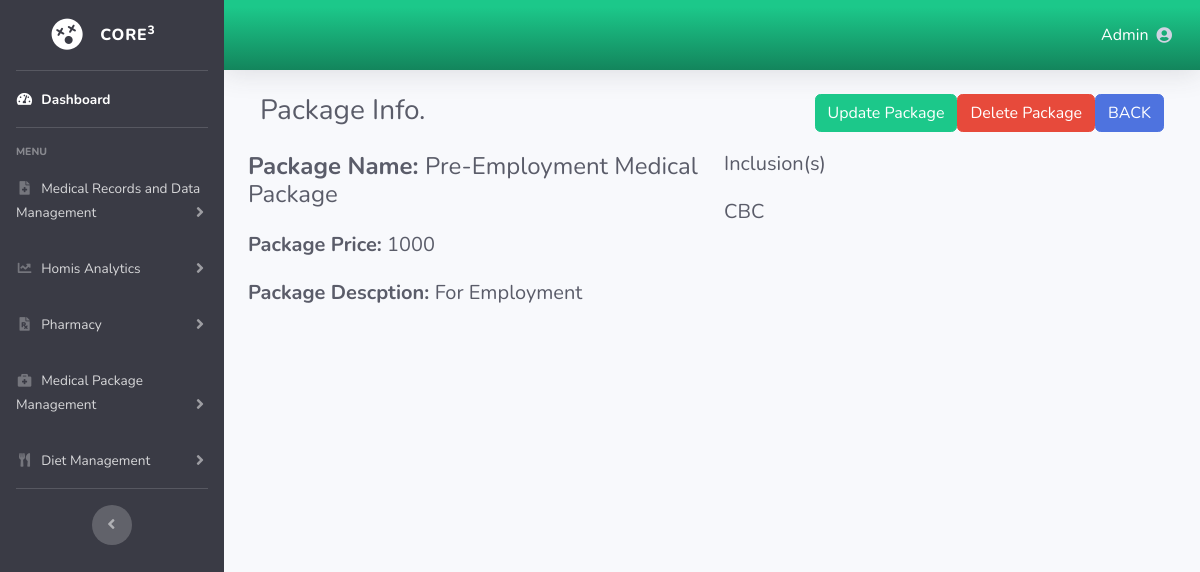
Screenshot of /package-view.php?id=1 (signed in) with the database file from the repository.
### tables this page shows
CREATE TABLE `core3_med_pack` (
  `id` int(11) NOT NULL,
  `mp_name` varchar(255) NOT NULL,
  `mp_price` int(11) NOT NULL,
  `mp_desc` text NOT NULL
);

CREATE TABLE `core3_med_pack_inc` (
  `id` int(11) NOT NULL,
  `testname` varchar(255) NOT NULL,
  `med_pack_id` int(11) NOT NULL
);

### package-view.php (the view, shortened to what this page needs)
<?php
  include 'header.php';
  include 'navigation.php';
?>
        <div class="container-fluid">
            <?php
            $id = $_GET['id'];
            $sql = "SELECT * FROM CORE3_med_pack
                    INNER JOIN core3_med_pack_inc
                    ON CORE3_med_pack.id = core3_med_pack_inc.med_pack_id
                    WHERE core3_med_pack.id = '".$id."'";
            $result = mysqli_query($conn, $sql);
            if($row = mysqli_fetch_array($result)){
            ?>
            <div class="col-md 8">
            <a  href="package-list.php" button class="btn btn-primary text-white"  style="float:right; ">BACK</a>
            <form action="package-view.php" method="GET">
            <button class="btn btn-danger" type="submit" name="delete"  style="float:right;">Delete Package</button>
            </form>
             <button class="btn btn-success "  style="float:right;">Update Package</button>
             <h1 class="h3 mb-4 text-gray-800">Package Info.</h1>
            </div>
            <div class="row">
          <div class="col-sm-6">
            <div class="d-sm-flex align-items-center justify-content-between mb-4">
            <h4 class="mb-0 text-gray-800"><b>Package Name: </b> <?php echo $row['mp_name']; ?></h4><br>
            </div>
            <h5 class="mb-0 text-gray-800"><b>Package Price: </b> <?php echo $row['mp_price']; ?></h4><br>
            <h5 class="mb-0 text-gray-800"><b>Package Descption: </b> <?php echo $row['mp_desc']; ?></h4><br>
            <br><br>
          <?php
        }else{
              echo 'error';
          } ?>
           </div>
          <div class="col-sm-6">
          <h5 class="mb-0 text-gray-800">Inclusion(s)</h4><br>
            <?php
            $result1 = mysqli_query($conn, $sql);
            while($rows = mysqli_fetch_array($result1)){ ?>
            <h5 class='mb-0 text-gray-800'><?php echo $rows['testname']; ?></h5><br>
            <?php
            } ?>
            </div>
            </div>
      <?php
  include 'footer.php';
?>

### rows the page displays
core3_med_pack: mp_name "Pre-Employment Medical Package", mp_price "1000", mp_desc "For Employment", core3_med_pack_inc.testname "CBC"
